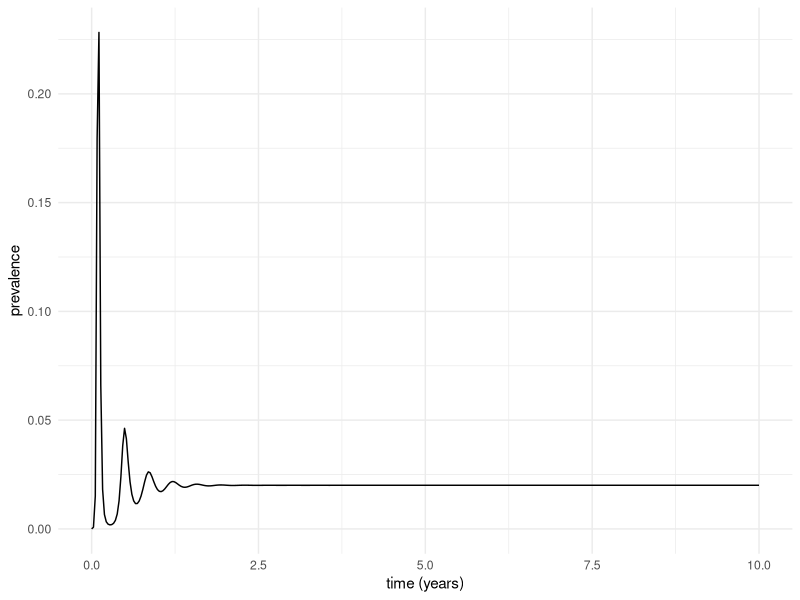
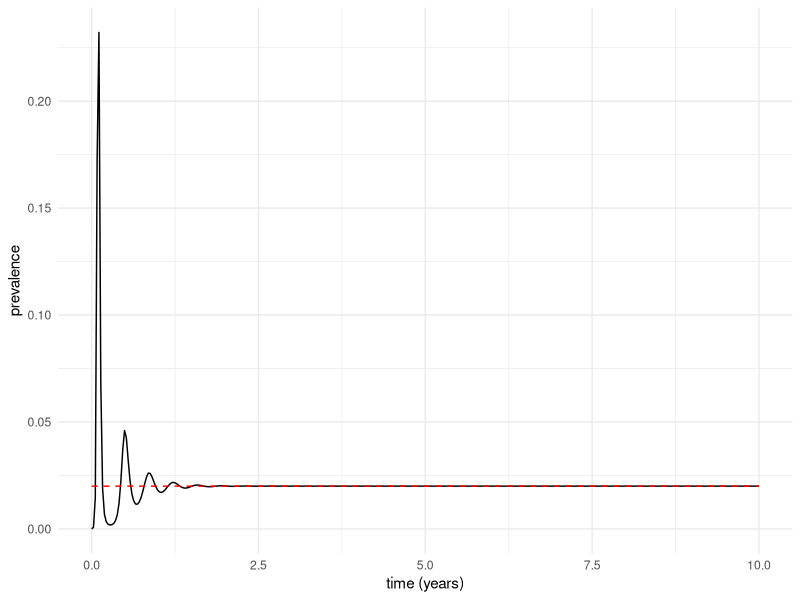

Here is the R script that generated these plots, in order:
## ---- chunk 1
knitr::opts_chunk$set(echo = TRUE)
library(tidyverse)
library(deSolve)
## ---- chunk 2
SEIRmodel <- function(t, state, parameters){
  with(as.list(c(state, parameters)),{
    
    # Rate of change equations
    dS <- theta*R - beta*S*I
    dE <- beta*S*I - alpha*E
    dI <- alpha*E - gamma*I
    dR <- gamma*I - theta*R
    
    # Combine rates of change into a list
    list(c(dS, dE, dI, dR))
  })
}
## ---- chunk 3
prev_data <- 0.02 # constant endemic prevalence of 2%

fixed_params <- c(alpha = 0.5,
                  gamma = 0.2,
                  theta = 1/180) 

initial_values <- c(S = 1 - 0.0001,
                    E = 0.0001, # start with some exposed cases
                    I = 0, 
                    R = 0)
## ---- chunk 4
times <- seq(0, 3650, by = 10)
## ---- chunk 5
parameters <- c(beta = 0.8, fixed_params)
out <- as_tibble(ode(y = initial_values,
                     times = times,
                     func = SEIRmodel,
                     parms = parameters))
tail(out)
## ---- chunk 6
out %>% ggplot(aes(x = time/365, y = I)) + geom_line() +
        xlab("time (years)") +
        ylab("prevalence") +
        theme_minimal()
## ---- chunk 7
calc_dist <- function(beta, params, inits, dat){
  parameters <- c(beta = beta, params)
  out <- as_tibble(ode(y = inits,
                     times = times,
                     func = SEIRmodel,
                     parms = parameters))
  I <- out %>% tail(n = 1) %>% select(I) %>% as_vector()
  abs(I-dat) # absolute value = make sure positive difference
}
## ---- chunk 8
fit_beta <- optimise(calc_dist,
                     lower = 0.5,
                     upper = 1.5,
                     params = fixed_params,
                     inits = initial_values,
                     dat = prev_data)
fit_beta
## ---- chunk 9
parameters <- c(beta = fit_beta$minimum, fixed_params)
times <- seq(0, 3650, by = 10)

out <- as_tibble(ode(y = initial_values,
                     times = times,
                     func = SEIRmodel,
                     parms = parameters))

out %>% ggplot() +
  geom_line(aes(x = time/365, y = I)) +
  geom_line(aes(x = time/365, y = prev_data), 
            color = "red",
            lty = 2) +
  xlab("time (years)") +
  ylab("prevalence") +
  theme_minimal()
## ---- chunk 10
out %>% tail(n = 1)
